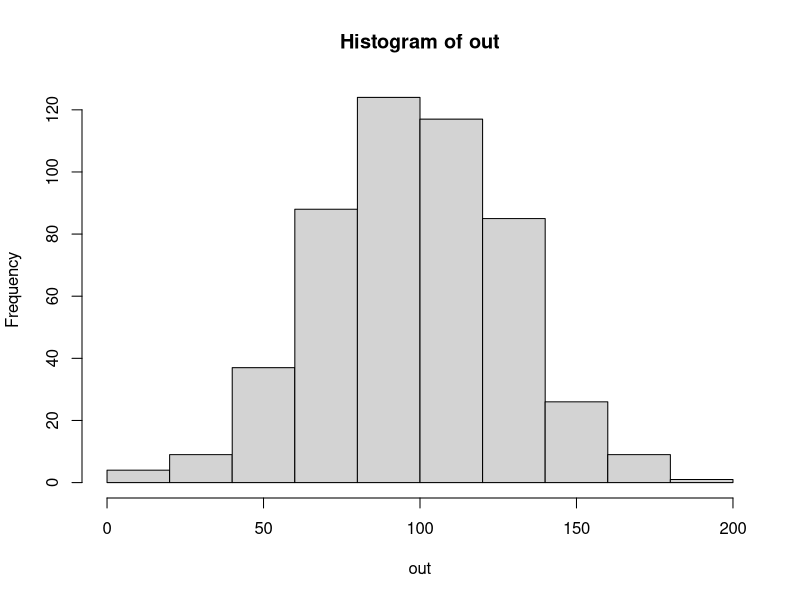

Source code (R):
# This is a document describing vectors in R
#1.22.26
# Bryan Wilcenski

#--------------------------------------------------------
#START OF SCRIPT

x <- 5 
print(x)

#storing variables: use a uniform case for r 
#scripts and a universal case for files
plant_height <- 3 #snake case
plantHeight <- 4 # camel case
plant.height <- 2 # this is NOT preferred 

# reserved in R (F,T)
 #reserved for temporary variable

# Four basic data types

#           | c(i,t,3)   | (I,"Y", T)
#Dimensions | Homogenous | Heterogenous
#1D---------|vector------| list 
#2D---------|matrix------| data frame
#ND---------|array-------|

# 1D adtomic vec:
z <- c(3.2,5,5,6)
print(z)
typeof(z) #identify the data type (float, double in this case)


print(z)
is.numeric(z) # will return F if not
is.character(z)

# character strings 
t<- "perch"
print(t)

t <- c("perch","bass","trout")
t[3]


t <- c("This is a 'character' string", "a second")
t

# print a specific character in the string
t[1]
t[2]

typeof(t)
is.numeric(t)

#Boolean/Logical - better to spell out these terms 
#T and F stored in binary 
z<- c(TRUE,FALSE,TRUE)
z

typeof(z)

c(T,F)
mean(z) #can calculate the percent of the boolean that are TRUE



# properties of a vector 

z<-c(1.1,2.2,3.3)

typeof(z) # gives type
is.numeric(z) # is.gives logical
t<-as.character(z) # as. coerces variable 

print(t)
typeof(t)
t<- c(1,2,"3",4)

length(t) # really useful 



# random number generator
z <-runif(5) #random uniform number distribution
names(z)
print(z)

names(z) <- c("A","B","D","E","F")

names(z)<-NULL
mean(z)
z

#special data types

z<- c(3,2,3,NA)
print(z)
typeof(z)
length(z)
typeof(z[4])
sum(z) #retunrs NA because of the NA in the string 

sum(z,na.rm=T) #na.rm = T removes the NA

z<- 0/0
print(z) #returns NaN

z <-1/0 # returns Inf
z

#vectorization 
# enables faster calculations than for loops 

z<- c(10,20,30,40)
z

y<-c(1,2,3)

z + y 

# recycling

x<-c(1,2)

z + x

####################################
#atomic vecs part II

z <- vector( mode ="numeric", length = 0)
print(z)

#dynamic creation (don't in R, do in python)
z<- c(z,5)
print(z)

#predefined length

z <- rep(0,100)
print(z)
length(z)

## can create the empty list to speed up processing in for loops

z<- rep(NA, 100)
z

typeof(z)

z[1] <- "vermont"
head(z)
typeof(z)


my_vector <- runif(100)
my_names <- paste("species", seq(1:length(my_vector)),sep="")
print(my_names)

names(my_vector) <- my_names
head(my_vector)
str(my_vector)


#using the rep function

rep(0.5,6)
rep(x=0.5, times =6) # should write out the arguments in functions I am using

my_vec <- c(1,2,3)

#repeat a vector
rep(x=my_vec, times = 2, each =2)

#sequencing vectors 
seq(from = 2, to = 4)
2:4

x<- seq(from = 2, to = 4, length=7) #evenly space w a given start/end/length

my_vec <- 1:length(x) # common in other languages, slow in R 
my_vec

#better in R to use: 
seq_along(my_vec)

# generate random vectors

runif(5) #gives us 5 values from 0:1 
#the params
runif(n=3, min=100,max=101)

set.seed(123) #takes any number 

#gives you the same progression of random numbers
runif(n=3, min=0,max=1)

#normal distribution
out<-rnorm(n=500, mean= 100, sd=30)
hist(out)

# random sampling 

long_vec <- seq_len(10)
long_vec

#can set seed if you want as well 

sample(x=long_vec, size = 10, replace=T)

#weighted sampling from a vec
weights <- c(rep(90,5), rep(10,5))
weights

sample(x=long_vec,replace=TRUE, prob=weights)


#subsetting vectors
z <- c(3.1, 9.2, 1.3, 0.4,7.5)
print(z)

z[-c(2,3)] #using vecs slice

#using logicals 
z[!z<3] # = z[z>3]

#relational operators
#<
#>
#<=
#>=
#    == (need to use two of them for 'equals')

#logical operators
# 1 == not 
# & == and (vector)
# | == or (vector)
# xor == (x,y)     {exclusive or; will return true if a condition is only true for one of two items in vector}


x<-1:5
y<- c(1:3,7,7)

x==2 #equals 
x!=2 #not equal

x== 1 & y ==7 #using and: never happens in defined sequences ^^^

x == 1 | y == 7 # using or

x==3 & y==3 # using or

xor(x==3,y==5) # exclusive or (xor)


# missing values

set.seed(90)
z<- runif(10)
z
z<0.5
z[z<0.5]
z[which(z<0.5)]

zd <- c(z,NA, NA)
zd

zd[zd<0.5]

#dropping NAs with which to index

zd[which(zd<0.5)]

